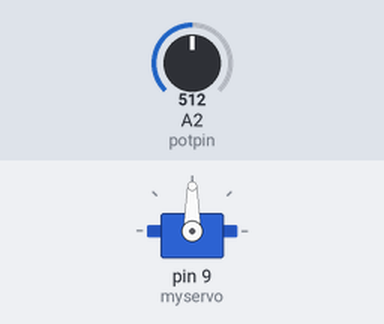
Recording of a sketch running on a simulated Arduino Uno, built with avr-gcc and run on an emulated ATmega328P. Shown: servo. The inputs (shaded band) are chosen by the test bench; at power-on: A2 (potpin) = 512.

Above: at 1.2 s.
1.3 s: A2 (potpin) set to 716
At 2.5 s:
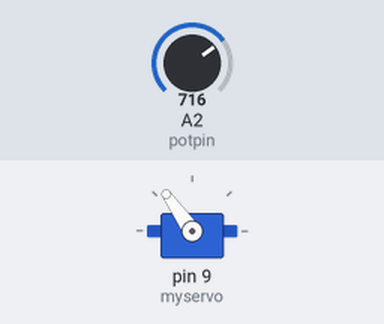
2.8 s: A2 (potpin) set to 900
At 3.6 s:
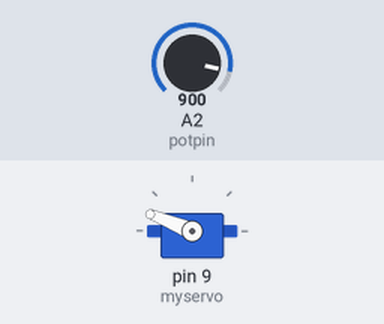
4.3 s: A2 (potpin) set to 1023
At 5.0 s:
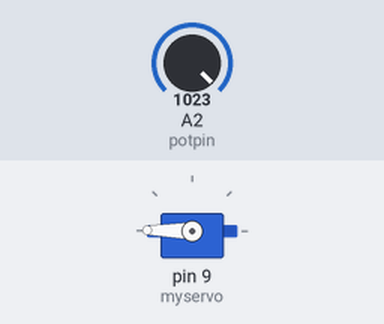
5.8 s: A2 (potpin) set to 306
At 7.0 s:
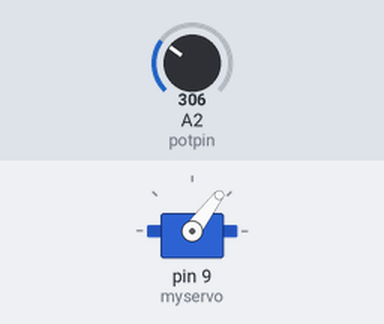
7.3 s: A2 (potpin) set to 122
At 8.5 s:
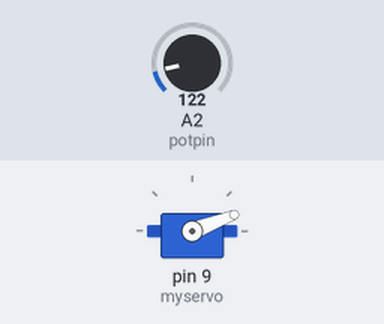
Timing chart, 0 to 9.8 s (numbered marks = the images above; inputs shaded):
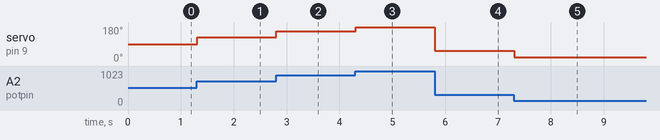

Measured:
- after the input at 1.3 s, servo on pin 9 (myservo): 90° → 125° at once
- after the input at 2.8 s, servo on pin 9 (myservo): 125° → 158° at once
- after the input at 4.3 s, servo on pin 9 (myservo): 158° → 179° at once
- after the input at 5.8 s, servo on pin 9 (myservo): 179° → 53° at once
- after the input at 7.3 s, servo on pin 9 (myservo): 53° → 21° at once

The sketch:

Servo.ino
```cpp
#include <Servo.h>

Servo myservo;

int potpin = 2;
int val;
int sval;

void setup() {
  myservo.attach(9);
}

void loop() {
  val = analogRead(potpin);
  sval = map(val, 0, 1024, 0, 180);
  myservo.write(sval);
  delay(15);
}
```
